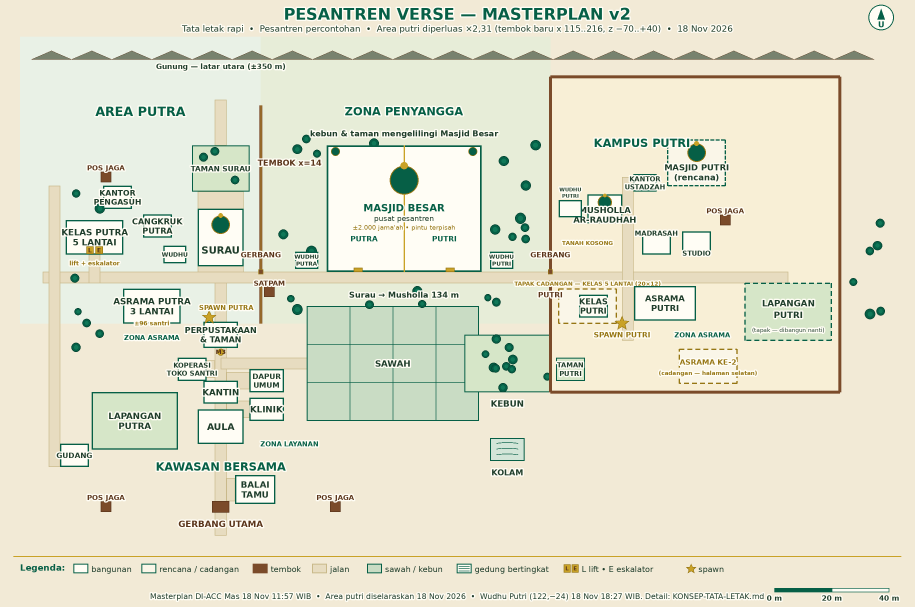
#> input picture v2/konsep/peta-tata-letak-v2-masterplan.png, 2743 x 1819 px (shown at 1/3 size)
$ python coretan-wudhu-putri.py
#> lines starting #> are read from the running program, lines starting #| are printed output that depends on the picture
# -*- coding: utf-8 -*-
"""
Coretan USULAN Wudhu Putri di atas salinan masterplan v2 (Gilang, Tim Maps, 18 Nov 2026).
- TIDAK menimpa peta yang sudah DI-ACC: baca peta-tata-letak-v2-masterplan.png,
  tulis peta-tata-letak-v2-masterplan_wudhu-putri-usulan.png.
- Transformasi koordinat SAMA dengan buat_masterplan.py (X_MIN -70, Z_MIN -84, S 8.6).
- Usulan utama: (122,-24), tapak 8x6 (x 118..126, z -27..-21), barat Musholla.
- Alternatif: (134,-35), tapak 8x6 (x 130..138, z -38..-32), utara Musholla.
"""
from PIL import Image, ImageDraw, ImageFont

X_MIN, Z_MIN, S, ML, MT = -70.0, -84.0, 8.6, 60, 110
ZAMRUD = (6, 95, 70)
EMAS = (201, 162, 39)
PUTIH = (255, 253, 245)
TINTA = (31, 61, 43)

def X(x): return ML + (x - X_MIN) * S
def Z(z): return MT + (z - Z_MIN) * S

FONT_B = "/usr/share/fonts/truetype/dejavu/DejaVuSans-Bold.ttf"
FONT = "/usr/share/fonts/truetype/dejavu/DejaVuSans.ttf"
def f(sz, bold=True):
    return ImageFont.truetype(FONT_B if bold else FONT, sz)

img = Image.open("peta-tata-letak-v2-masterplan.png").convert("RGB")
#> img is the input picture: PIL image 2743x1819 RGB; mean R, G, B 227.1, 226.4, 206.3
d = ImageDraw.Draw(img)
W, H = img.size
#> W = 2743; H = 1819

def rect(x0, z0, x1, z1, outline, width, fill=None):
    d.rectangle([X(x0), Z(z0), X(x1), Z(z1)], outline=outline, width=width, fill=fill)

def dashed_rect(x0, z0, x1, z1, color, width=3, dash=10):
    # garis putus-putus manual (PIL tidak punya dash)
    x0p, z0p, x1p, z1p = X(x0), Z(z0), X(x1), Z(z1)
    def hline(y, a, b):
        x = a
        while x < b:
            d.line([(x, y), (min(x + dash, b), y)], fill=color, width=width)
            x += dash * 2
    def vline(x, a, b):
        y = a
        while y < b:
            d.line([(x, y), (x, min(y + dash, b))], fill=color, width=width)
            y += dash * 2
    hline(z0p, x0p, x1p); hline(z1p, x0p, x1p)
    vline(x0p, z0p, z1p); vline(x1p, z0p, z1p)

def text_c(cx, cy, s, size, color=TINTA, bold=True):
    ft = f(size, bold)
    bb = d.textbbox((0, 0), s, font=ft)
    w, h = bb[2] - bb[0], bb[3] - bb[1]
    d.text((cx - w / 2 - bb[0], cy - h / 2 - bb[1]), s, font=ft, fill=color,
           stroke_width=4, stroke_fill=PUTIH)

# --- Usulan utama: barat Musholla, (122,-24), 8x6 ---
# Label DI DALAM kotak (label di luar bertabrakan dengan label Musholla)
rect(118, -27, 126, -21, ZAMRUD, 4, fill=(215, 232, 222))
text_c(X(122), Z(-25.6), "WUDHU", 14)
#> in text_c, `bb = d.textbbox((0, 0), s, font=ft)`: bb = (0, 3, 62, 13)
#> in text_c, `w, h = bb[2] - bb[0], bb[3] - bb[1]`: w = 62; h = 10
text_c(X(122), Z(-23.9), "PUTRI", 14)
text_c(X(122), Z(-22.4), "(utama)", 11, bold=False)

# --- Alternatif: utara Musholla, (134,-35), 8x6 ---
dashed_rect(130, -38, 138, -32, EMAS, 3)
#> after the loop in hline, `while x < b:`: x = 1860
#> after the loop in vline, `while y < b:`: y = 565.6
text_c(X(134), Z(-36.6), "WUDHU", 13)
text_c(X(134), Z(-34.9), "PUTRI", 13)
text_c(X(134), Z(-33.4), "(alternatif)", 10, bold=False)

# --- Keterangan bawah (di antara legenda dan footer resmi) ---
text_c(W / 2, H - 62,
       "Coretan usulan 18 Nov 2026 — Wudhu Putri utama (122,-24) barat Musholla; alternatif (134,-35) utara Musholla. BUKAN masterplan resmi — menunggu keputusan Mas.",
       15, color=TINTA, bold=False)

img.save("peta-tata-letak-v2-masterplan_wudhu-putri-usulan.png")
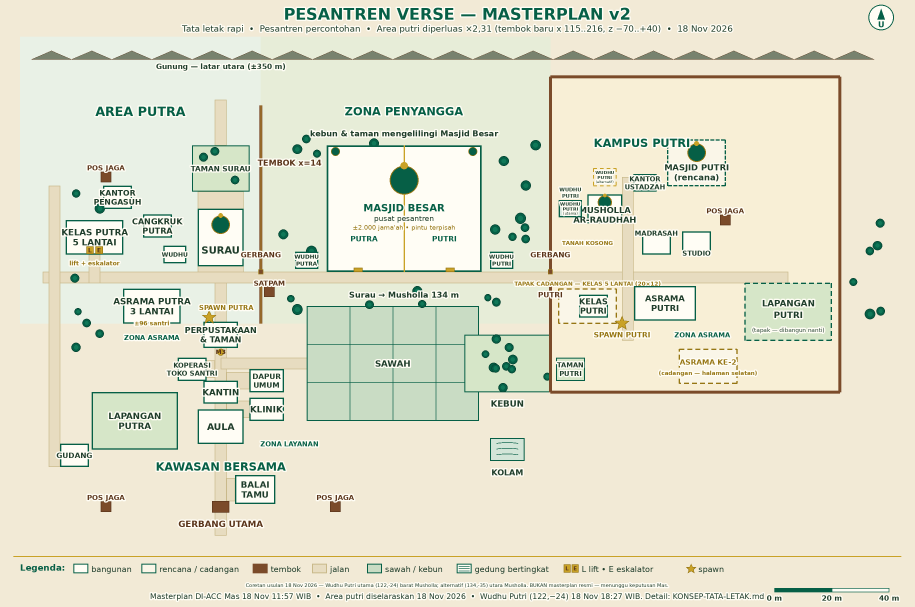
#> saved as peta-tata-letak-v2-masterplan_wudhu-putri-usulan.png: PIL image 2743x1819 RGB (shown at 1/3 size); mean R, G, B 227, 226.3, 206.3
print("tersimpan: peta-tata-letak-v2-masterplan_wudhu-putri-usulan.png", img.size)
#| tersimpan: peta-tata-letak-v2-masterplan_wudhu-putri-usulan.png (2743, 1819)
